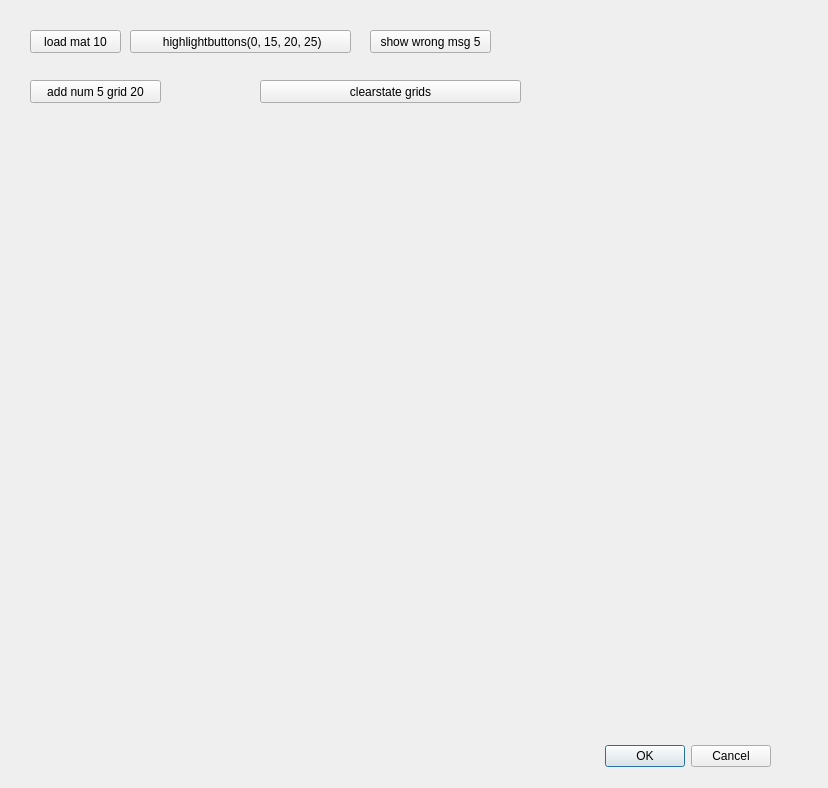
<?xml version="1.0" encoding="UTF-8"?>
<ui version="4.0">
 <class>TestSukoduGrid</class>
 <widget class="QDialog" name="TestSukoduGrid">
  <property name="geometry">
   <rect>
    <x>0</x>
    <y>0</y>
    <width>828</width>
    <height>788</height>
   </rect>
  </property>
  <property name="windowTitle">
   <string>Dialog</string>
  </property>
  <widget class="QDialogButtonBox" name="buttonBox">
   <property name="geometry">
    <rect>
     <x>430</x>
     <y>740</y>
     <width>341</width>
     <height>32</height>
    </rect>
   </property>
   <property name="orientation">
    <enum>Qt::Horizontal</enum>
   </property>
   <property name="standardButtons">
    <set>QDialogButtonBox::Cancel|QDialogButtonBox::Ok</set>
   </property>
  </widget>
  <widget class="QPushButton" name="pushButton">
   <property name="geometry">
    <rect>
     <x>30</x>
     <y>30</y>
     <width>91</width>
     <height>23</height>
    </rect>
   </property>
   <property name="text">
    <string>load mat 10</string>
   </property>
  </widget>
  <widget class="SudokuGrid" name="widget" native="true">
   <property name="geometry">
    <rect>
     <x>130</x>
     <y>130</y>
     <width>500</width>
     <height>500</height>
    </rect>
   </property>
  </widget>
  <widget class="QPushButton" name="pushButton_2">
   <property name="geometry">
    <rect>
     <x>130</x>
     <y>30</y>
     <width>221</width>
     <height>23</height>
    </rect>
   </property>
   <property name="text">
    <string> highlightbuttons(0, 15, 20, 25)</string>
   </property>
  </widget>
  <widget class="QPushButton" name="pushButton_3">
   <property name="geometry">
    <rect>
     <x>370</x>
     <y>30</y>
     <width>121</width>
     <height>23</height>
    </rect>
   </property>
   <property name="text">
    <string>show wrong msg 5</string>
   </property>
  </widget>
  <widget class="QPushButton" name="pushButton_4">
   <property name="geometry">
    <rect>
     <x>30</x>
     <y>80</y>
     <width>131</width>
     <height>23</height>
    </rect>
   </property>
   <property name="text">
    <string>add num 5 grid 20</string>
   </property>
  </widget>
  <widget class="QPushButton" name="pushButton_5">
   <property name="geometry">
    <rect>
     <x>260</x>
     <y>80</y>
     <width>261</width>
     <height>23</height>
    </rect>
   </property>
   <property name="text">
    <string>clearstate grids</string>
   </property>
  </widget>
 </widget>
 <customwidgets>
  <customwidget>
   <class>SudokuGrid</class>
   <extends>QWidget</extends>
   <header location="global">UI/sudokugrid.h</header>
   <container>1</container>
  </customwidget>
 </customwidgets>
 <resources/>
 <connections>
  <connection>
   <sender>buttonBox</sender>
   <signal>accepted()</signal>
   <receiver>TestSukoduGrid</receiver>
   <slot>accept()</slot>
   <hints>
    <hint type="sourcelabel">
     <x>248</x>
     <y>254</y>
    </hint>
    <hint type="destinationlabel">
     <x>157</x>
     <y>274</y>
    </hint>
   </hints>
  </connection>
  <connection>
   <sender>buttonBox</sender>
   <signal>rejected()</signal>
   <receiver>TestSukoduGrid</receiver>
   <slot>reject()</slot>
   <hints>
    <hint type="sourcelabel">
     <x>316</x>
     <y>260</y>
    </hint>
    <hint type="destinationlabel">
     <x>286</x>
     <y>274</y>
    </hint>
   </hints>
  </connection>
 </connections>
</ui>
